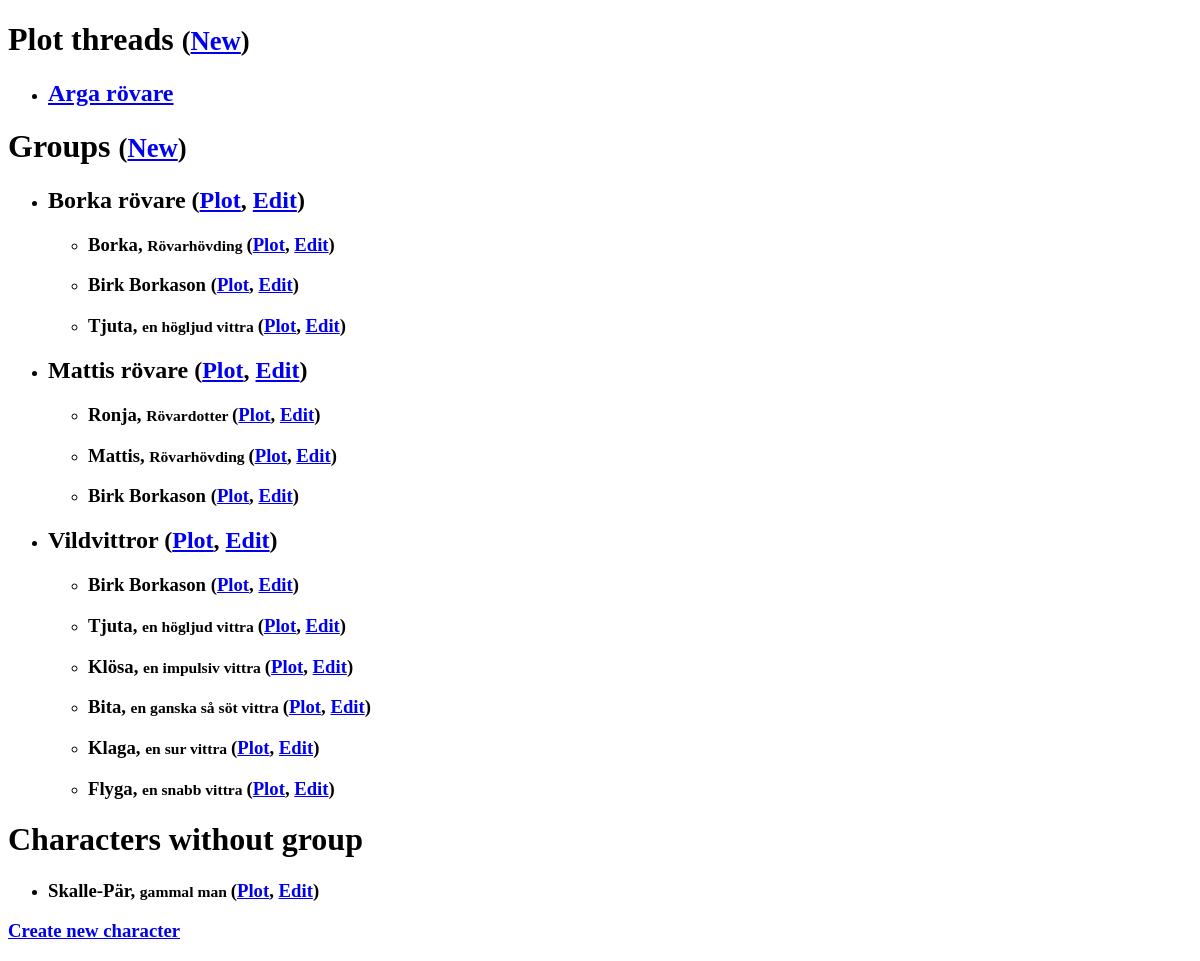
Before: /GM/ with the older database file.
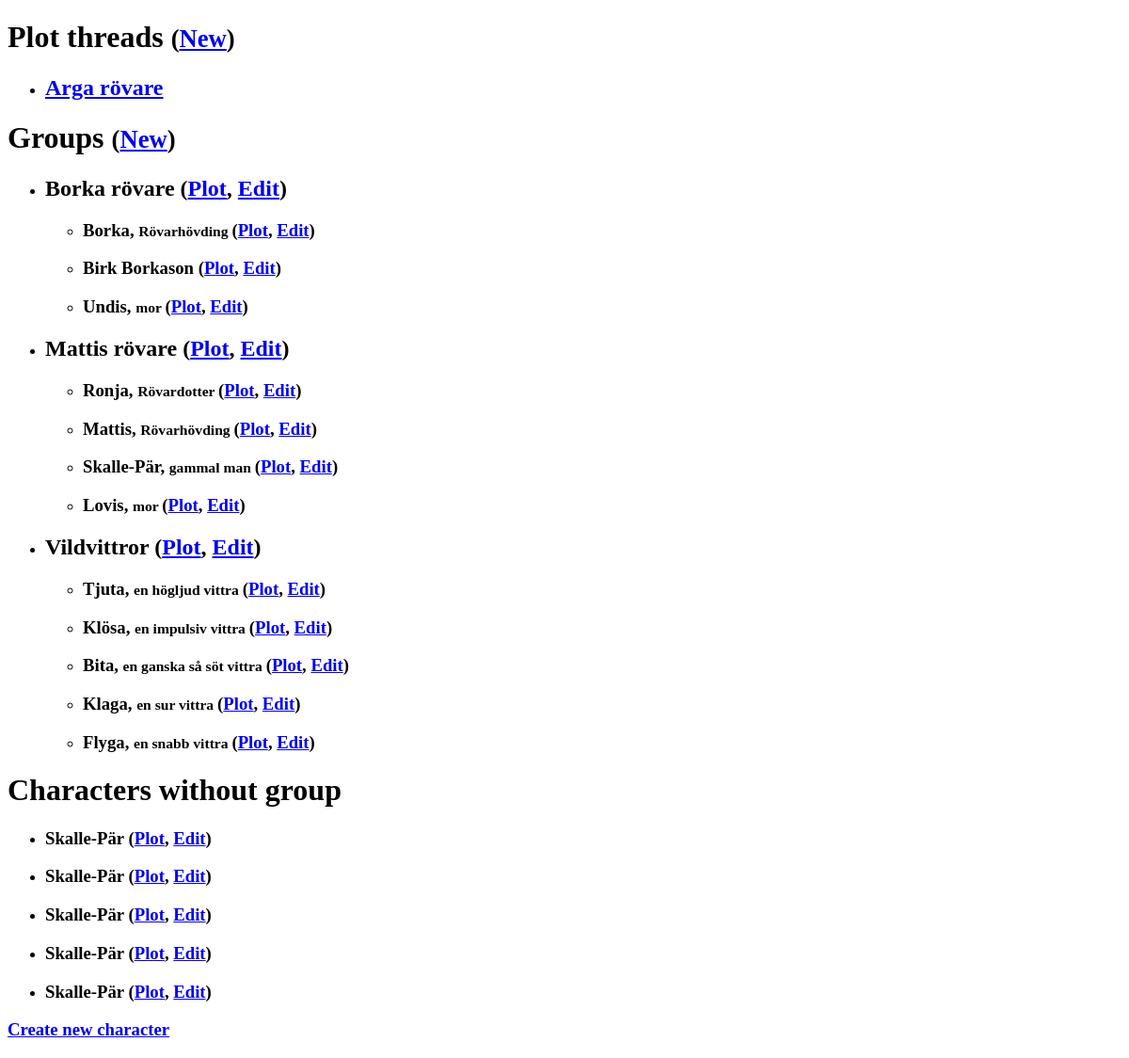
After: the same page with the newer database file.
### plots/models.py (models this page shows, shortened)
class BasicModel(models.Model):
    class Meta:
        abstract = True
    name = models.CharField(max_length=50)

class PlotThread(BasicModel):
    summery = models.TextField(blank=True, default='')
    def no_of_plot_parts(self):
        return self.plot_parts().count()
    no_of_plot_parts.verbose_name = 'number of plot parts'
    plot_is_finished = models.BooleanField(default=False)
    plot_is_finished.verbose_name = "plot thread is finiched"
    def characters(self):
        return Character.objects.filter(plotpice__in=self.plot_parts() )
    characters.help_text = (
         'Characters that have part in the plot line, not including group plots')
    characters.short_description = 'Characters involved'
    def characters_string(self):
        return ',\n '.join([character.name for character in self.characters().all()])
    characters_string.help_text = characters.help_text
    characters_string.short_description = characters.short_description
    characters_string.verbose_name = 'characters'
    def groups(self):
        return Group.objects.filter(plotpice__in=self.plot_parts() )
    groups.help_text = (
        'Groupes that have part in the plot line, not including individual character plots')
    groups.short_description = 'Groupes involved'
    def groups_string(self):
        return ',\n '.join([group.name for group in self.groups().all()])
    groups_string.help_text = groups.help_text
    groups_string.short_description = groups.short_description
    groups_string.verbose_name = 'groups'
    def groups_incl_char(self):
        return Group.objects.filter(
                    models.Q( plotpice__in=self.plot_parts() ) |
                    models.Q( character__in=self.characters() )
               ).distinct()
    groups_incl_char.help_text = (
        'Groupes that have part in the plot line, including individual character plots')
    groups_incl_char.short_description = 'Someone in group is involved'
    groups_incl_char.verbose_name = 'groups incl. personal plots'
    def groups_incl_char_string(self):
        return ',\n '.join([group.name for group in self.groups_incl_char().all()])
    groups_incl_char_string.short_description = groups_incl_char.short_description
    groups_incl_char_string.help_text = groups_incl_char.help_text
    groups_incl_char_string.verbose_name = groups_incl_char.verbose_name

class Group(BasicModel):
    is_open = models.BooleanField('open', default=False)
    is_open.help_text = 'Group is open for self registration by users'
    show_members = models.BooleanField(default=False)
    show_members.help_text = 'Members presentation is made public'
    plot_is_finished = models.BooleanField(default=False)
    plot_is_finished.verbose_name = "group's plot is finiched"
    secret = models.BooleanField(default=True)
    secret.help_text = 'Group is not visible on the web page'
    group_description = models.TextField(blank=True, default='')
    members_presentations = models.TextField(blank=True, default='')
    secret_comments = models.TextField(blank=True, default='')
    def members(self):
        return self.character_set.all()
    def no_of_members(self):
        return self.members().count()
    no_of_members.verbose_name = 'number of members'

class Character(BasicModel):
    user = models.ForeignKey(auth.models.User, null=True, blank=True, default=None )
    def heading(self):
        if self.character_concept == '':
            return self.name
        else:
            return self.name + ', <small> ' +  self.character_concept + ' </small>'
    groups = models.ManyToManyField(
                'Group', null=True, blank=True, through='Membership')
    character_concept = models.CharField(max_length=50, blank=True)
    presentation = models.TextField(blank=True, default='', max_length=500)
    presentation.help_text = (
        'A short pressentation of the character to be read by all players. Can be written by player or Game Master <br><i>Player can read and write.</i>')
    character_description = models.TextField(blank=True, default='', max_length=5000)
    character_description.help_text = (
        'Character description is usually provided by the player but can also be written by Game Master. Do not change a character description written by a player. <br><i>Player can read and write.</i>')
    other_info = models.TextField(blank=True, default='')
    secret_comments = models.TextField(blank=True, default='')
    secret_comments.help_text = '<i>Player can nether read nor write.</i>'
    plot_is_finished = models.BooleanField(default=False)
    plot_is_finished.verbose_name = "character's plot is finiched"
    plot_is_finished.short_description = "plot is finiched"
    def groups_string(self):
        return ', '.join([group.name for group in self.groups.all()])
    groups_string.verbose_name = 'Groups'
    groups_string.short_description = 'Groups'

### plots/GM/views.py (the view)
def index(request):
    return render(request, 'plots/GM_index.html',
              { 'plot_threads': PlotThread.objects.all(),
                'groups': Group.objects.all(),
                'characters': Character.objects.all(),
                'characters_without_group':
                       [character for character
                        in Character.objects.all()
                        if list( character.membership_set.all() )==[] ]     } )

### plots/templates/plots/GM_index.html
<!DOCTYPE html>
<h1> Plot threads <small>(<a href="{% url 'GM:new_plot_thread' %}">New</a>)</small></h1>
{% if plot_threads %}
    <ul>
    {% for plot_thread in plot_threads %}
        <li>
        <h2> <a href="{% url 'GM:plot_thread' plot_thread.id %}">
        {{ plot_thread.name }} </a> </h2>
        </li>
    {% endfor %}
    </ul>
{% else %}
    <p>There are no plot threads yet.</p>
{% endif %}
<h1> Groups <small>(<a href="{% url 'GM:new_group' %}">New</a>)</small> </h1>
{% if groups %}
    <ul>
    {% for group in groups %}
        <li>
        <h2>
        {{ group.name }}
        (<a href="{% url 'GM:group_plot' group.id %}">Plot</a>,
         <a href="{% url 'GM:group' group.id %}">Edit</a>)
        </h2>
        <ul>
        {% for character in group.character_set.all %}
            <li>
            <h3>
            {{ character.heading|safe }}
            (<a href="{% url 'GM:personal_plot' character.id %}">Plot</a>,
             <a href="{% url 'GM:character' character.id %}">Edit</a>)
            </h3>
            </li>
        {% endfor %}
        </ul>
        </li>
    {% endfor %}
    </ul>
{% else %}
    <p>There are no plot groups yet.</p>
{% endif %}
<h1> Characters without group </h1>
{% if characters_without_group %}
    <ul>
    {% for character in characters_without_group %}
        <li>
        <h3>
        {{ character.heading|safe }}
        (<a href="{% url 'GM:personal_plot' character.id %}">Plot</a>,
         <a href="{% url 'GM:character' character.id %}">Edit</a>)
        </h3>
        </li>
    {% endfor %}
    </ul>
{% else %}
    <p> There are no such characters </p>
{% endif %}
<h3>
<a href="{% url 'GM:new_character' %}">Create new character</a>
</h3>

Changed rows visible on the page:
no longer on one of the page's lists (row edited): Character: heading "Skalle-Pär, gammal man"
changed Group "Borka rövare": loses Character (heading "Tjuta, en högljud vittra")
added Character: heading "Undis, mor", shown under Group "Borka rövare"
changed Group "Mattis rövare": gains Character (heading "Skalle-Pär, gammal man"); loses Character (heading "Birk Borkason")
added Character: heading "Lovis, mor", shown under Group "Mattis rövare"
changed Group "Vildvittror": loses Character (heading "Birk Borkason")
added Character: heading "Skalle-Pär", shown under "Characters without group"
added Character: heading "Skalle-Pär", shown under "Characters without group"
added Character: heading "Skalle-Pär", shown under "Characters without group"
added Character: heading "Skalle-Pär", shown under "Characters without group"
added Character: heading "Skalle-Pär", shown under "Characters without group"
